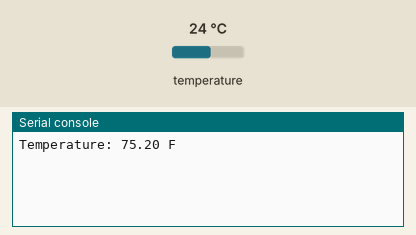
Bench run of a program on a simulated ESP32 board running MicroPython. Parts: the last lines printed to the serial console. The inputs (shaded band) are chosen by the test bench; at power-on: temperature 24 °C.

Above: at 1.2 s.
1.3 s: temperature set to 12 °C
At 2.6 s:
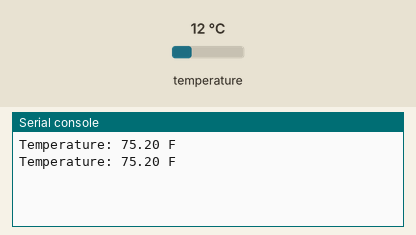
2.8 s: temperature set to 19 °C
At 3.9 s:
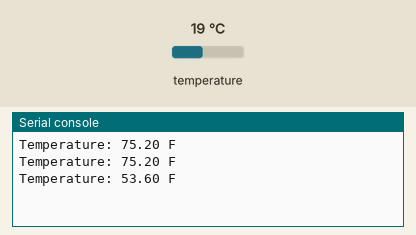
Timing chart, 0 to 5.8 s (numbered marks = the images above; inputs shaded):
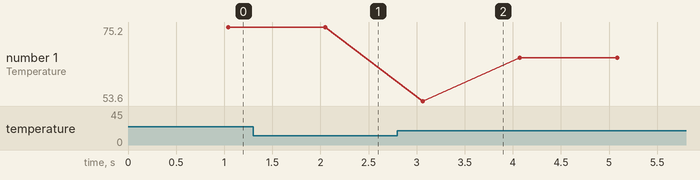

The program:

read_temp.py
```python
import machine, onewire, ds18x20, time

# Set up the GPIO pin to read data from the DS18B20 temperature sensor
ds_pin = machine.Pin(13)
ds_sensor = ds18x20.DS18X20(onewire.OneWire(ds_pin))

# Scan for DS18B20 temperature sensors on the one-wire bus
roms = ds_sensor.scan()

# If no temperature sensors are found, print an error message and exit
if not roms:
    print("No DS18B20 temperature sensors found")
    sys.exit()

while True:
    # Read the temperature from the first temperature sensor found
    ds_sensor.convert_temp()
    time.sleep(1)
    temp_c = ds_sensor.read_temp(roms[0])

    # Convert the temperature from Celsius to Fahrenheit
    temp_f = temp_c * 1.8 + 32

    # Print the temperature in Fahrenheit
    print("Temperature: %.2f F" % temp_f)
```

Measured:
- plotted number 1: 75.2 → 66.2 after the input at 2.8 s
